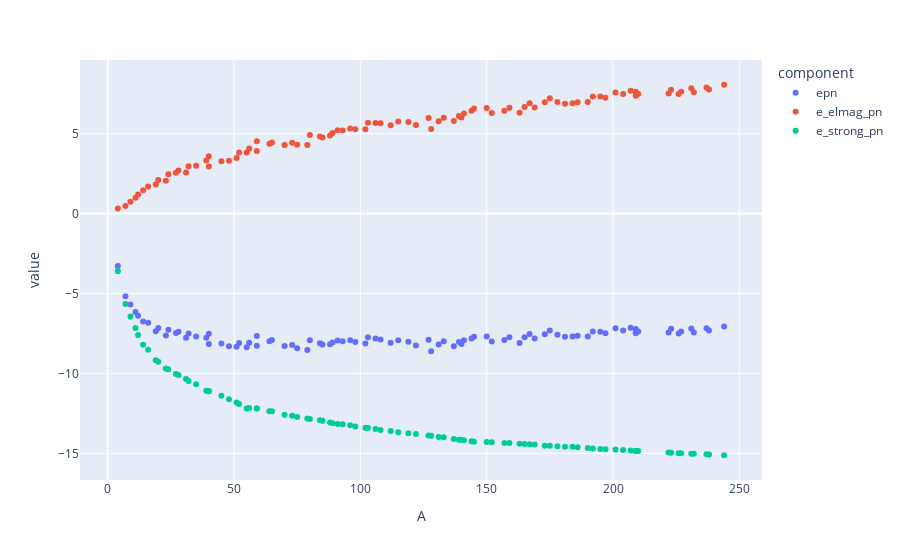

Write notebook code for a chart like this one.
### Code cell
px.scatter(dfshow, x='A', y='value', color='component')
